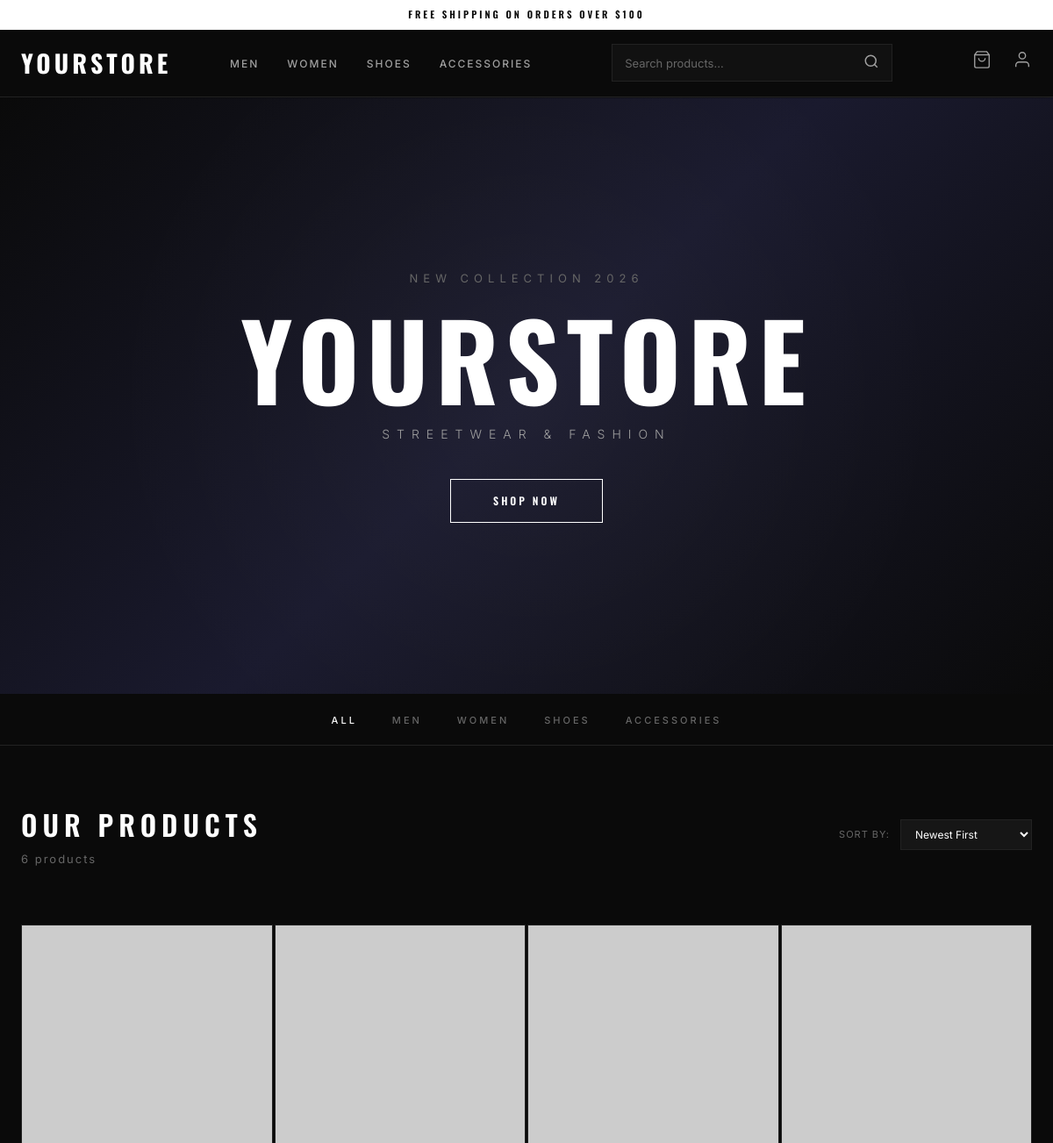
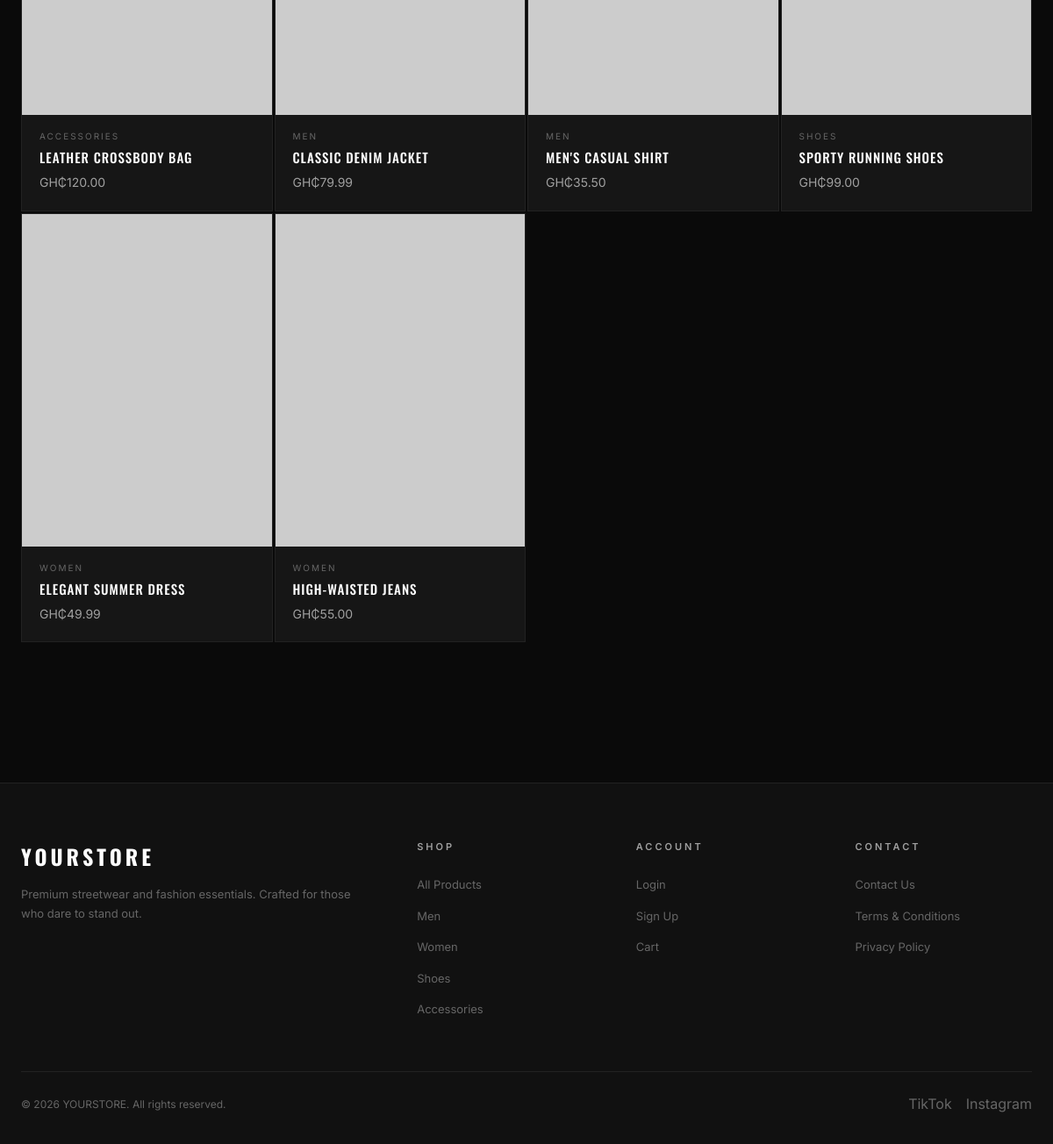
The page / on the database its author committed (2 pictures, top to bottom).
### tables this page shows
CREATE TABLE categories (
    id          INT UNSIGNED    AUTO_INCREMENT PRIMARY KEY,
    name        VARCHAR(100)    NOT NULL UNIQUE,
    created_at  TIMESTAMP       NOT NULL DEFAULT CURRENT_TIMESTAMP
);

CREATE TABLE products (
    id              INT UNSIGNED    AUTO_INCREMENT PRIMARY KEY,
    name            VARCHAR(255)    NOT NULL,
    price           DECIMAL(10,2)   NOT NULL,
    image_url       VARCHAR(512)    NOT NULL,
    category_id     INT UNSIGNED    NOT NULL,
    stock_quantity  INT UNSIGNED    DEFAULT 0,
    description     TEXT            DEFAULT NULL,
    created_at      TIMESTAMP       NOT NULL DEFAULT CURRENT_TIMESTAMP,
    updated_at      TIMESTAMP       NOT NULL DEFAULT CURRENT_TIMESTAMP ON UPDATE CURRENT_TIMESTAMP,

    CONSTRAINT fk_product_category
        FOREIGN KEY (category_id) REFERENCES categories(id)
        ON UPDATE CASCADE
        ON DELETE RESTRICT,

    INDEX idx_products_category (category_id),
    FULLTEXT INDEX idx_products_search (name, description)    
);

### config/database.php (called while the page is built, shortened)
<?php
function getDB(): PDO {
    static $pdo = null;
    if ($pdo === null) {
        try {
            $dsn = 'mysql:host=' . DB_HOST . ';dbname=' . DB_NAME . ';charset=utf8mb4';
            $pdo = new PDO($dsn, DB_USER, DB_PASS, [
                PDO::ATTR_ERRMODE            => PDO::ERRMODE_EXCEPTION,
                PDO::ATTR_DEFAULT_FETCH_MODE => PDO::FETCH_ASSOC,
                PDO::ATTR_EMULATE_PREPARES   => false,
            ]);
        } catch (PDOException $e) {
            die('Database connection failed: ' . $e->getMessage());
        }
    }
    return $pdo;
}

### index.php (the view, shortened to what this page needs)
<?php
require_once __DIR__ . '/includes/header.php';
$db = getDB();
$params = [];
$sql = "SELECT p.*, c.name AS category_name
        FROM products p
        JOIN categories c ON p.category_id = c.id";
$sort = $_GET['sort'] ?? 'newest';
switch ($sort) {
    case 'newest':
    default:           $sql .= ' ORDER BY p.created_at DESC'; break;
}
$stmt = $db->prepare($sql);
$stmt->execute($params);
$products = $stmt->fetchAll();
?>
<?php if (empty($_GET['category']) && empty($_GET['search'])): ?>
<section class="hero">
    <div class="hero__bg"></div>
    <div class="hero__content">
        <p class="hero__subtitle">New Collection 2026</p>
        <h1 class="hero__title">YOURSTORE</h1>
        <p class="hero__tagline">Streetwear &amp; Fashion</p>
        <a href="#products" class="btn">Shop Now</a>
    </div>
</section>
<?php endif; ?>
<nav class="category-nav">
    <div class="container">
        <ul>
            <li><a href="/tcs/index.php" class="<?= empty($_GET['category']) && empty($_GET['search']) ? 'active' : '' ?>">All</a></li>
            <?php foreach ($categories as $cat): ?>
                <li><a href="/tcs/index.php?category=<?= urlencode($cat['name']) ?>"
                       class="<?= ($_GET['category'] ?? '') === $cat['name'] ? 'active' : '' ?>">
                    <?= htmlspecialchars($cat['name']) ?>
                </a></li>
            <?php endforeach; ?>
        </ul>
    </div>
</nav>
<div class="container">
    <div class="section-header" id="products">
        <div style="display: flex; justify-content: space-between; align-items: center; margin-bottom: 24px; flex-wrap: wrap; gap: 16px;">
            <div style="text-align: left;">
                <h2 style="padding-bottom: 0;"><?php
                    if (!empty($_GET['search'])) {
                        echo 'Search: "' . htmlspecialchars($_GET['search']) . '"';
                    } elseif (!empty($_GET['category'])) {
                        echo htmlspecialchars($_GET['category']);
                    } else {
                        echo 'Our Products';
                    }
                ?></h2>
                <p style="margin-top: 4px;"><?= count($products) ?> product<?= count($products) !== 1 ? 's' : '' ?></p>
            </div>
            <form method="GET" id="sort-form" style="display: flex; align-items: center; gap: 12px;">
                <label style="font-size: 11px; letter-spacing: 1px; text-transform: uppercase; color: var(--text-muted);">Sort By:</label>
                <select name="sort" onchange="this.form.submit()" style="background: var(--bg-card); border: 1px solid var(--border); color: var(--text-primary); padding: 8px 12px; font-size: 12px; outline: none;">
                    <option value="newest" <?= $sort === 'newest' ? 'selected' : '' ?>>Newest First</option>
                </select>
            </form>
        </div>
    </div>
    <?php if (empty($products)): ?>
        <div class="empty-state">
            <svg width="64" height="64" viewBox="0 0 24 24" fill="none" stroke="currentColor" stroke-width="1"><path d="M6 2L3 6v14a2 2 0 002 2h14a2 2 0 002-2V6l-3-4z"/><line x1="3" y1="6" x2="21" y2="6"/><path d="M16 10a4 4 0 01-8 0"/></svg>
            <p>No products found.</p>
            <a href="/tcs/index.php" class="btn btn--sm">View All</a>
        </div>
    <?php else: ?>
        <div class="product-grid">
            <?php foreach ($products as $p): ?>
                <a href="/tcs/product.php?id=<?= $p['id'] ?>" class="product-card">
                    <div class="product-card__image">
                        <img src="<?= htmlspecialchars($p['image_url']) ?>" alt="<?= htmlspecialchars($p['name']) ?>" loading="lazy">
                    </div>
                    <div class="product-card__info">
                        <div class="product-card__category"><?= htmlspecialchars($p['category_name']) ?></div>
                        <div class="product-card__name"><?= htmlspecialchars($p['name']) ?></div>
                        <div class="product-card__price">GH₵<?= number_format($p['price'], 2) ?></div>
                    </div>
                </a>
            <?php endforeach; ?>
        </div>
    <?php endif; ?>
</div>
<?php require_once __DIR__ . '/includes/footer.php'; ?>

### includes/header.php (shortened to what this page needs)
<?php
require_once __DIR__ . '/../config/database.php';
$db = getDB();
$categories = $db->query("SELECT id, name FROM categories ORDER BY id")->fetchAll();
?>
<!DOCTYPE html>
<html lang="en">
<head>
    <link rel="stylesheet" href="/tcs/assets/css/style.css">
</head>
<body>
<div class="top-banner">Free Shipping on Orders Over $100</div>
<nav class="navbar">
    <div class="container">
        <a href="/tcs/index.php" class="navbar__logo">YOURSTORE</a>
        <ul class="navbar__links">
            <?php foreach ($categories as $cat): ?>
                <li><a href="/tcs/index.php?category=<?= urlencode($cat['name']) ?>"><?= htmlspecialchars($cat['name']) ?></a></li>
            <?php endforeach; ?>
        </ul>
        <form action="/tcs/index.php" method="GET" class="search-bar">
            <input type="text" name="search" placeholder="Search products..." value="<?= htmlspecialchars($_GET['search'] ?? '') ?>">
            <button type="submit">
                <svg width="18" height="18" viewBox="0 0 24 24" fill="none" stroke="currentColor" stroke-width="2"><circle cx="11" cy="11" r="8"/><path d="m21 21-4.3-4.3"/></svg>
            </button>
        </form>
        <div class="navbar__icons">
            <a href="/tcs/cart.php" title="Cart">
                <svg width="22" height="22" viewBox="0 0 24 24" fill="none" stroke="currentColor" stroke-width="1.5"><path d="M6 2L3 6v14a2 2 0 002 2h14a2 2 0 002-2V6l-3-4z"/><line x1="3" y1="6" x2="21" y2="6"/><path d="M16 10a4 4 0 01-8 0"/></svg>
            </a>
            <?php if (isset($_SESSION['user_id'])): ?>
                <div class="dropdown">
                    <a href="/tcs/account.php" title="Account">
                        <svg width="22" height="22" viewBox="0 0 24 24" fill="none" stroke="currentColor" stroke-width="1.5"><path d="M20 21v-2a4 4 0 00-4-4H8a4 4 0 00-4 4v2"/><circle cx="12" cy="7" r="4"/></svg>
                    </a>
                    <div class="dropdown__menu">
                        <a href="/tcs/account.php">My Account</a>
                        <a href="/tcs/logout.php">Log Out</a>
                    </div>
                </div>
            <?php else: ?>
                <a href="/tcs/login.php" title="Account">
                    <svg width="22" height="22" viewBox="0 0 24 24" fill="none" stroke="currentColor" stroke-width="1.5"><path d="M20 21v-2a4 4 0 00-4-4H8a4 4 0 00-4 4v2"/><circle cx="12" cy="7" r="4"/></svg>
                </a>
            <?php endif; ?>
        </div>
    </div>
</nav>

### includes/footer.php
<footer class="footer">
    <div class="container">
        <div class="footer__grid">
            <div class="footer__brand">
                <h3>YOURSTORE</h3>
                <p>Premium streetwear and fashion essentials. Crafted for those who dare to stand out.</p>
            </div>
            <div>
                <h4>Shop</h4>
                <ul>
                    <li><a href="/tcs/index.php">All Products</a></li>
                    <?php
                    $footerCats = getDB()->query("SELECT name FROM categories ORDER BY id")->fetchAll();
                    foreach ($footerCats as $fc): ?>
                        <li><a href="/tcs/index.php?category=<?= urlencode($fc['name']) ?>"><?= htmlspecialchars($fc['name']) ?></a></li>
                    <?php endforeach; ?>
                </ul>
            </div>
            <div>
                <h4>Account</h4>
                <ul>
                    <li><a href="/tcs/login.php">Login</a></li>
                    <li><a href="/tcs/signup.php">Sign Up</a></li>
                    <li><a href="/tcs/cart.php">Cart</a></li>
                </ul>
            </div>
            <div>
                <h4>Contact</h4>
                <ul>
                    <li><a href="#">Contact Us</a></li>
                    <li><a href="#">Terms &amp; Conditions</a></li>
                    <li><a href="#">Privacy Policy</a></li>
                </ul>
            </div>
        </div>
        <div class="footer__bottom">
            <p>&copy; <?= date('Y') ?> YOURSTORE. All rights reserved.</p>
            <div class="footer__socials">
                <a href="#" title="TikTok">TikTok</a>
                <a href="#" title="Instagram">Instagram</a>
            </div>
        </div>
    </div>
</footer>
</body>
</html>

### rows shown on the page
categories: name "MEN", name "Men"
categories: name "WOMEN", name "Women"
categories: name "SHOES", name "Shoes"
categories: name "ACCESSORIES", name "Accessories"
products: category.name "ACCESSORIES", name "LEATHER CROSSBODY BAG", price "120.00"
products: category.name "MEN", name "CLASSIC DENIM JACKET", price "79.99"
products: category.name "MEN", name "MEN'S CASUAL SHIRT", price "35.50"
products: category.name "SHOES", name "SPORTY RUNNING SHOES", price "99.00"
products: category.name "WOMEN", name "ELEGANT SUMMER DRESS", price "49.99"
products: category.name "WOMEN", name "HIGH-WAISTED JEANS", price "55.00"

### other values the page prints
count($products) "6"
